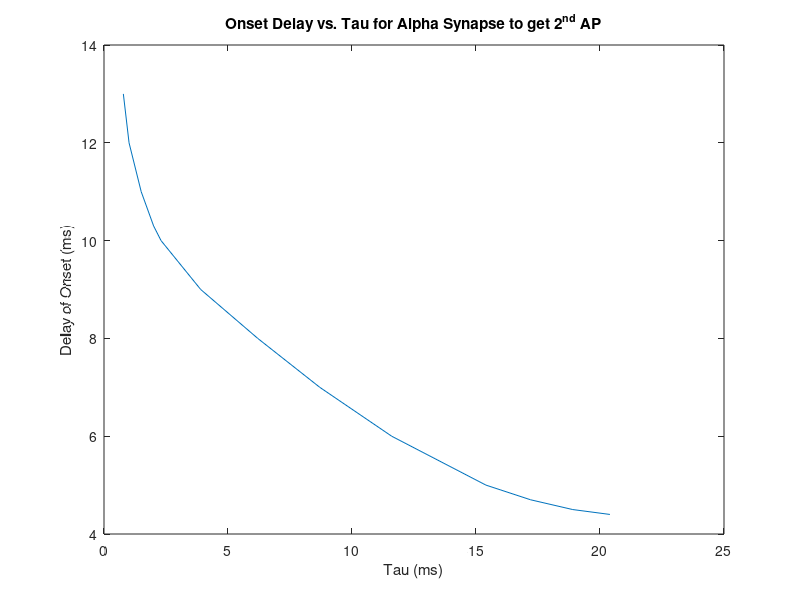

MATLAB code for this plot:
clc; clear all;

d=[13 12 11 10.3 10 9 8 7 6 5 4.9 4.7 4.5 4.4];
tau=[.78 1.01 1.5 2 2.3 3.9 6.2 8.7 11.6 15.4 16 17.2 18.9 20.4];
plot(tau,d)
xlabel('Tau (ms)')
ylabel('Delay of Onset (ms)')
title('Onset Delay vs. Tau for Alpha Synapse to get 2^n^d AP')